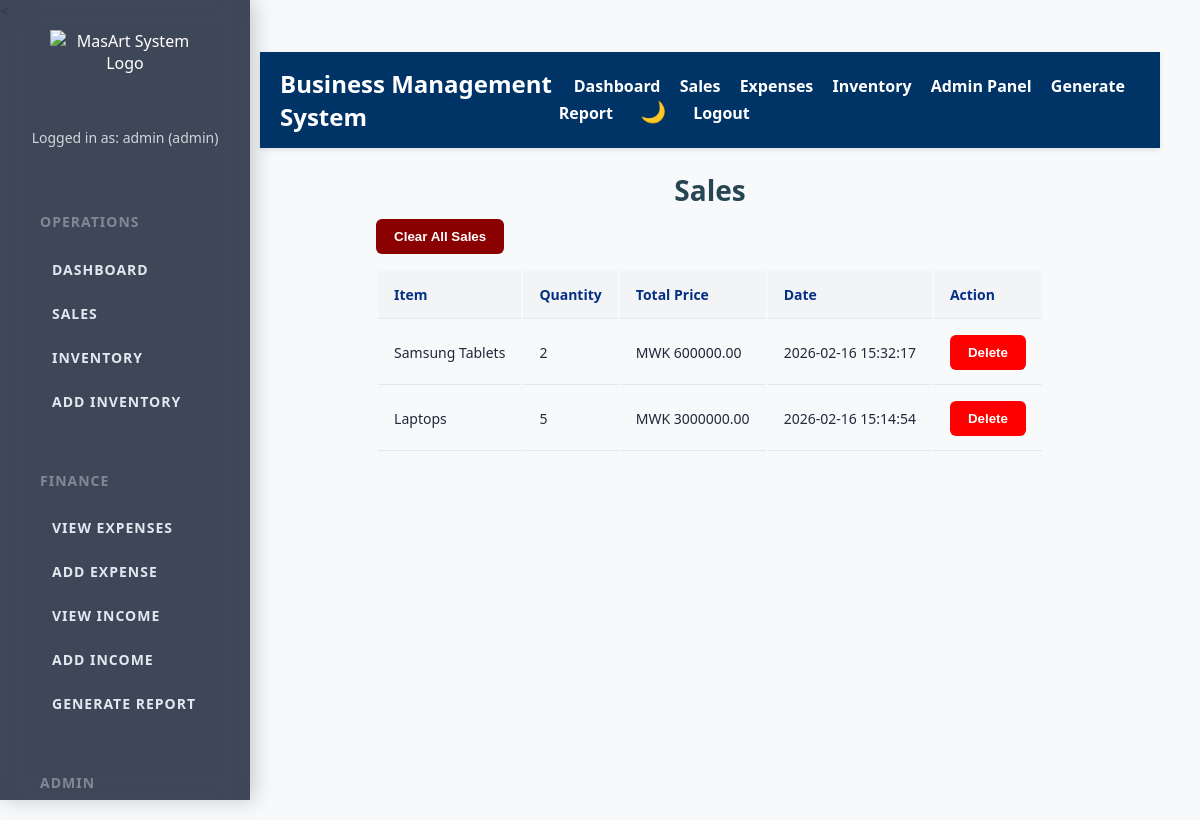
Page /sales (signed in) on the earlier database version.
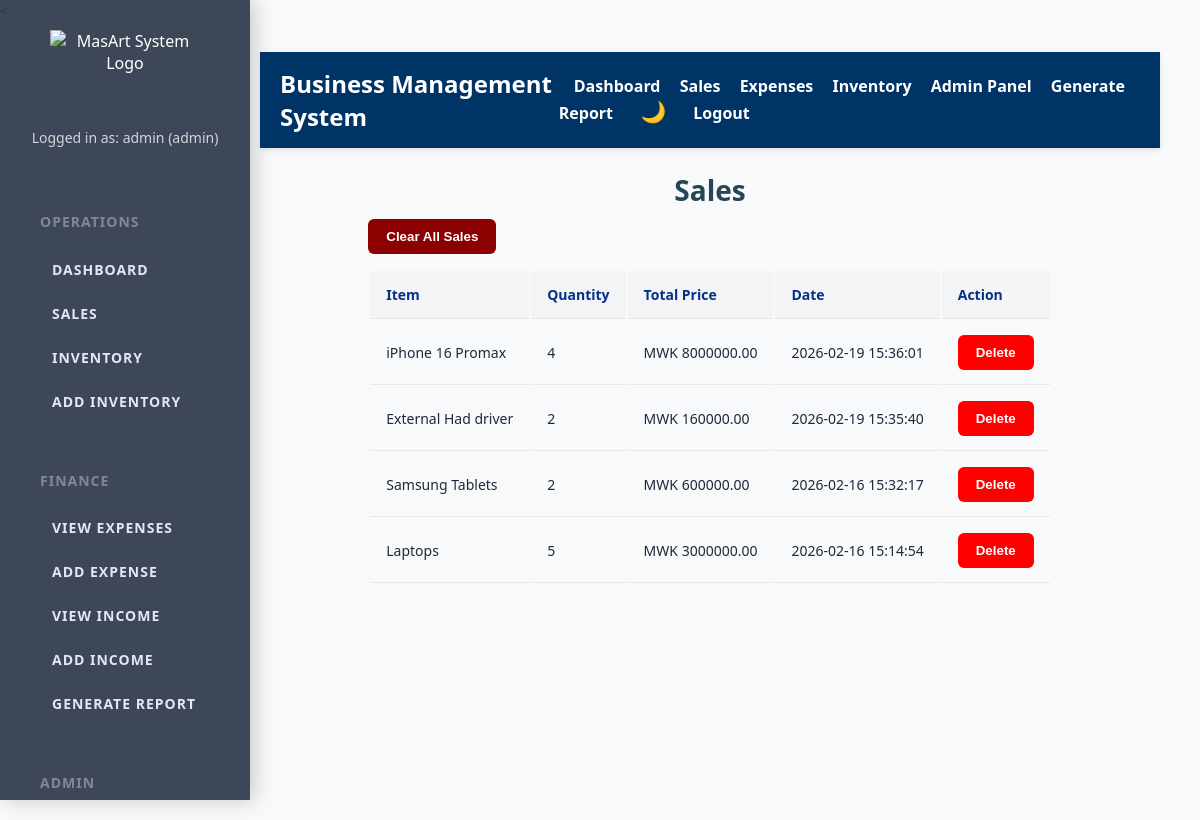
Same page on the later database version.
### tables this page shows
CREATE TABLE sales (
                id INTEGER PRIMARY KEY AUTOINCREMENT,
                item_id INTEGER NOT NULL,
                quantity INTEGER NOT NULL,
                total_price REAL NOT NULL,
                date TEXT DEFAULT CURRENT_TIMESTAMP,
                customer_name TEXT NOT NULL,
                FOREIGN KEY(item_id) REFERENCES inventory(id)
            );

CREATE TABLE inventory (
                id INTEGER PRIMARY KEY AUTOINCREMENT,
                item_name TEXT UNIQUE NOT NULL,
                quantity INTEGER NOT NULL,
                price REAL NOT NULL
            );

### app.py (the view)
@app.route('/sales')
def view_sales():
    if 'user' not in session:
        return redirect(url_for('login'))
    with get_db_connection() as conn:
        cursor = conn.cursor()
        cursor.execute("""
            SELECT s.id,
                   i.item_name,
                   s.quantity,
                   s.total_price,
                   s.date
            FROM sales s
            JOIN inventory i ON s.item_id = i.id
            ORDER BY s.date DESC
        """)
        sales = cursor.fetchall()
    return render_template('sales.html', sales=sales)

### app.py (called while the page is built)
def get_db_connection():
    conn = sqlite3.connect(DATABASE, timeout=10)  # Added timeout to avoid database lock errors
    conn.row_factory = sqlite3.Row  # This allows us to access columns by name
    return conn

### templates/sales.html (shortened to what this page needs)
{% extends "base.html" %}
{% block content %}
<h2>Sales</h2>
{% if session['role'] == 'admin' %}
<form method="POST"
      action="{{ url_for('clear_sales') }}"
      onsubmit="return confirm('Are you sure you want to delete ALL sales?');">
    <button type="submit"
            style="background:darkred; color:white; margin-bottom:15px;">
        Clear All Sales
    </button>
</form>
{% endif %}
<table>
    <thead>
        <tr>
            <th>Item</th>
            <th>Quantity</th>
            <th>Total Price</th>
            <th>Date</th>
            {% if session['role'] == 'admin' %}
            <th>Action</th>
            {% endif %}
        </tr>
    </thead>
    <tbody>
        {% for sale in sales %}
        <tr>
            <td>{{ sale['item_name'] }}</td>
            <td>{{ sale['quantity'] }}</td>
            <td>MWK {{ "%.2f"|format(sale['total_price']) }}</td>
            <td>{{ sale['date'] }}</td>
            {% if session['role'] == 'admin' %}
            <td>
                <form method="POST"
                      action="{{ url_for('delete_sale', sale_id=sale['id']) }}"
                      onsubmit="return confirm('Delete this sale?');">
                    <button type="submit" style="background:red; color:white;">Delete</button>
                </form>
            </td>
            {% endif %}
        </tr>
        {% endfor %}
    </tbody>
</table>
{% endblock %}

Differences in the rows shown:
added sales: item_name "iPhone 16 Promax", quantity "4", total_price "8000000.00", date "2026-02-19 15:36:01"
added sales: item_name "External Had driver", quantity "2", total_price "160000.00", date "2026-02-19 15:35:40"
